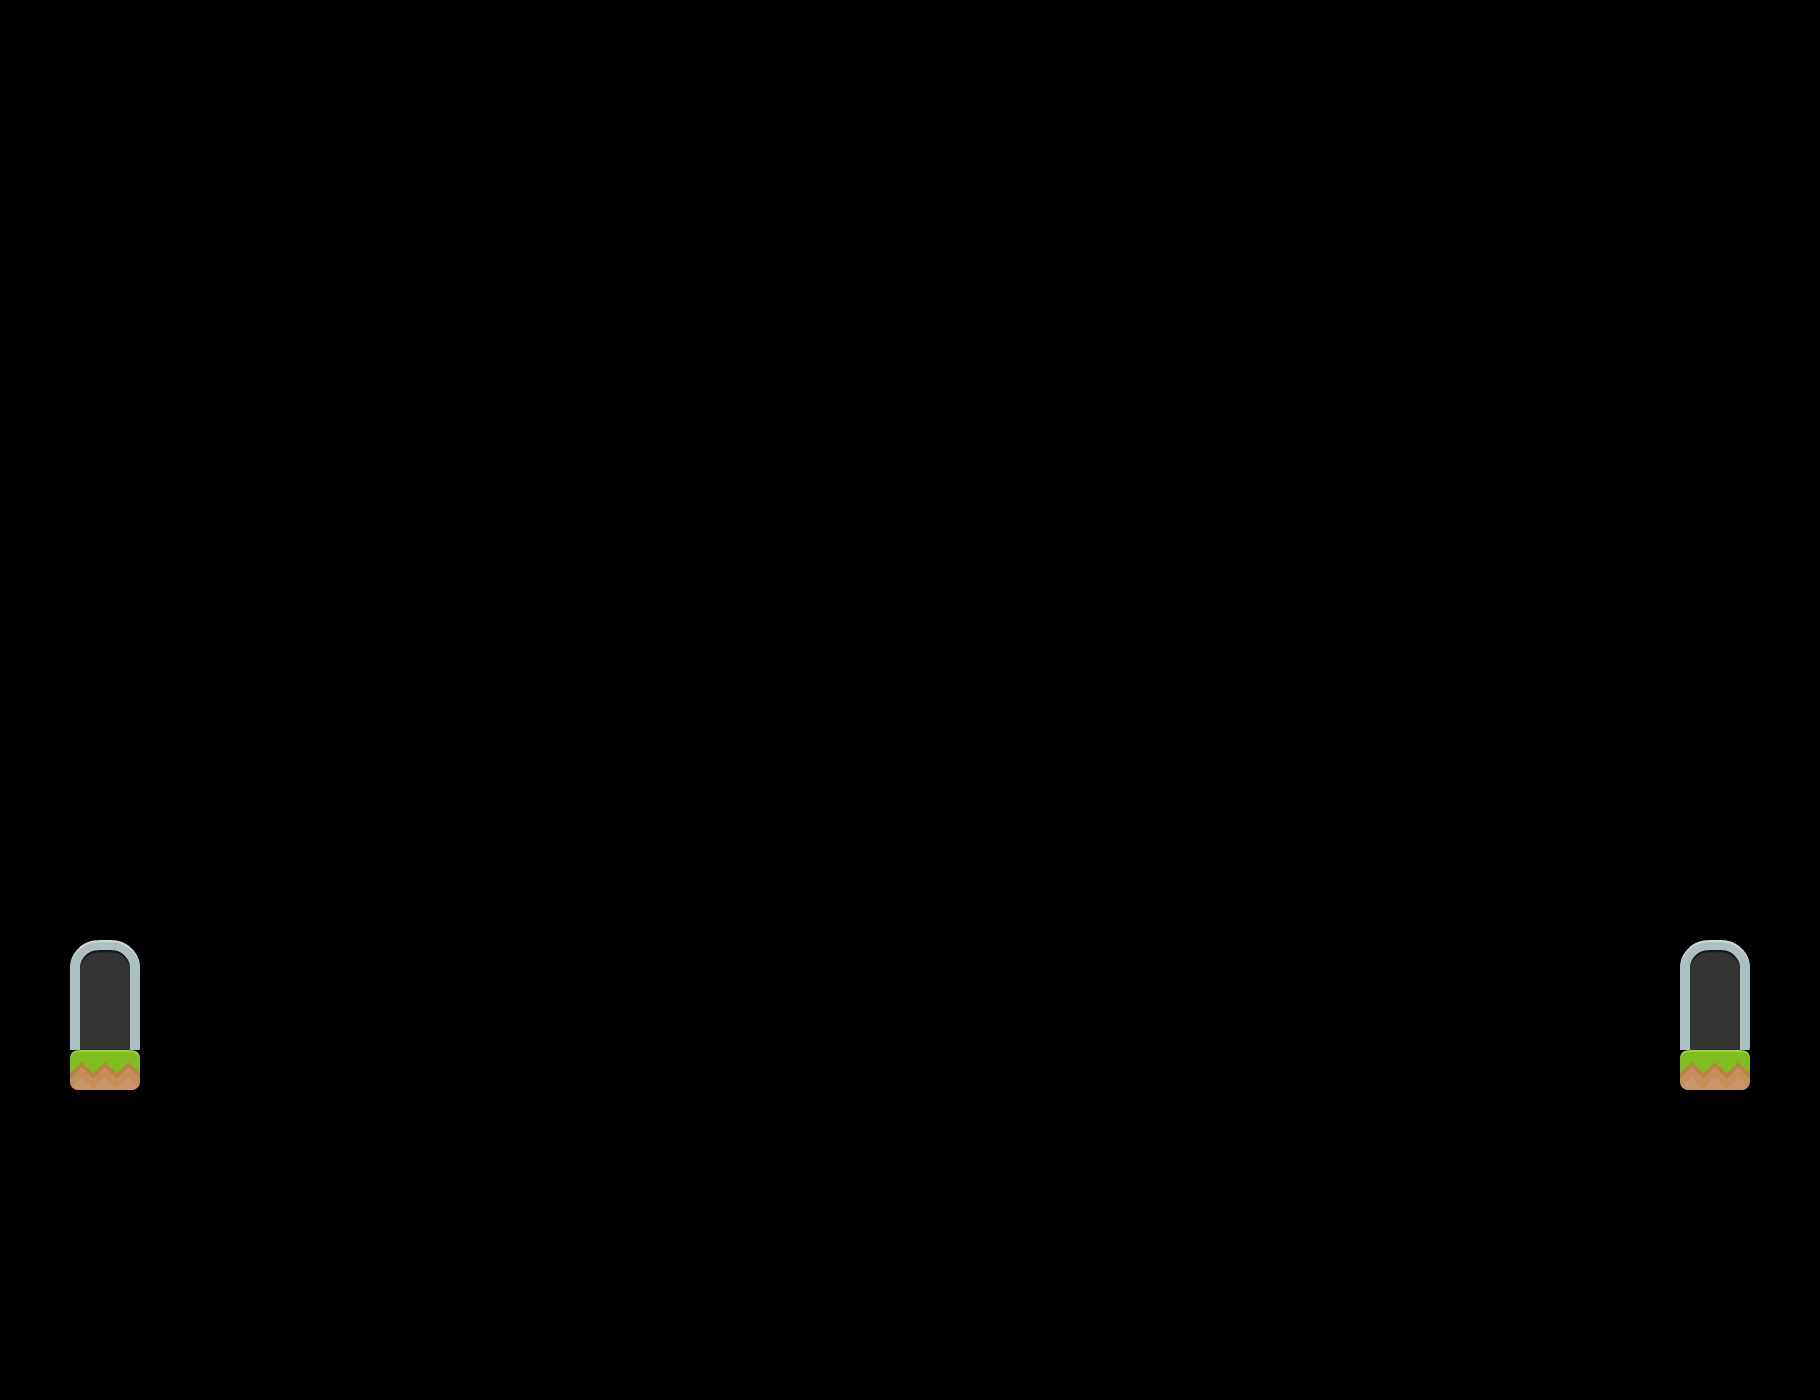

Rendered tile map (Tiled .tmx) drawn with the repository's tilesets; below, a short description and the full map source, tile grids included:
An orthogonal 26x20 tile map with 70x70 px tiles, 4 tile layers (Colliders, Start, Exit, Decorations) and 16 objects.

<map version="1.5" tiledversion="1.6.0" orientation="orthogonal" renderorder="right-down" width="26" height="20" tilewidth="70" tileheight="70" infinite="0" nextlayerid="8" nextobjectid="8">
 <editorsettings>
  <export target="level4.json" format="json" />
 </editorsettings>
 <tileset firstgid="1" name="tiles" tilewidth="70" tileheight="70" spacing="4" margin="1" tilecount="156" columns="12">
  <image source="../../images/spritesheets/tiles.png" trans="ff00ff" width="886" height="960" />
  <tile id="2">
   <objectgroup draworder="index" id="2">
    <object id="1" x="0" y="0" width="70" height="40" />
   </objectgroup>
  </tile>
  <tile id="14">
   <objectgroup draworder="index" id="2">
    <object id="1" x="0" y="0" width="70" height="40" />
   </objectgroup>
  </tile>
  <tile id="15">
   <objectgroup draworder="index" id="2">
    <object id="1" x="0" y="50" width="70" height="20" />
   </objectgroup>
  </tile>
  <tile id="26">
   <objectgroup draworder="index" id="2">
    <object id="1" x="0" y="0" width="70" height="40" />
   </objectgroup>
  </tile>
  <tile id="44">
   <objectgroup draworder="index" id="2">
    <object id="1" x="0" y="0" width="70" height="40" />
   </objectgroup>
  </tile>
  <tile id="45">
   <objectgroup draworder="index" id="2">
    <object id="1" x="0" y="30" width="70" height="40" />
   </objectgroup>
  </tile>
  <tile id="56">
   <objectgroup draworder="index" id="2">
    <object id="1" x="0" y="0" width="70" height="40" />
   </objectgroup>
  </tile>
  <tile id="57">
   <objectgroup draworder="index" id="2">
    <object id="1" x="0" y="0" width="70" height="70" />
   </objectgroup>
  </tile>
  <tile id="68">
   <objectgroup draworder="index" id="2">
    <object id="1" x="0" y="0" width="70" height="40" />
   </objectgroup>
  </tile>
  <tile id="71">
   <objectgroup draworder="index" id="2">
    <object id="1" x="0" y="0" width="70" height="40" />
   </objectgroup>
  </tile>
  <tile id="80">
   <objectgroup draworder="index" id="2">
    <object id="1" x="0" y="0" width="70" height="40" />
   </objectgroup>
  </tile>
  <tile id="117">
   <objectgroup draworder="index" id="2">
    <object id="1" x="0" y="0" width="70" height="40" />
   </objectgroup>
  </tile>
  <tile id="119">
   <objectgroup draworder="index" id="2">
    <object id="1" x="0" y="0" width="70" height="40" />
   </objectgroup>
  </tile>
  <tile id="124">
   <objectgroup draworder="index" id="2">
    <object id="1" x="0" y="45" width="70" height="25" />
   </objectgroup>
  </tile>
  <tile id="126">
   <objectgroup draworder="index" id="2">
    <object id="1" x="0" y="0" width="70" height="40" />
   </objectgroup>
  </tile>
  <tile id="145">
   <objectgroup draworder="index" id="2">
    <object id="1" x="0" y="0" width="70" height="40" />
   </objectgroup>
  </tile>
 </tileset>
 <layer id="1" name="Colliders" width="26" height="20">
  <data encoding="csv">
0,0,0,0,0,0,0,0,0,0,0,0,0,0,0,0,0,0,0,0,0,0,0,0,0,0,
0,0,0,0,0,0,0,0,0,0,0,0,0,0,0,0,0,0,0,0,0,0,0,0,0,0,
0,0,0,0,0,0,0,0,0,0,0,0,0,0,0,0,0,0,0,0,0,0,0,0,0,0,
0,0,0,0,0,0,0,0,0,0,0,0,0,0,0,0,0,0,0,0,0,0,0,0,0,0,
0,0,0,0,0,0,0,0,0,0,0,0,0,0,0,0,0,0,0,0,0,0,0,0,0,0,
0,0,0,0,0,0,0,0,0,0,0,0,0,0,0,0,0,0,0,0,0,0,0,0,0,0,
0,0,0,0,0,0,0,0,0,0,0,0,0,0,0,0,0,0,0,0,0,0,0,0,0,0,
0,0,0,0,0,0,0,0,0,0,0,0,0,0,0,0,0,0,0,0,0,0,0,0,0,0,
0,0,0,0,0,0,0,0,0,0,0,0,0,0,0,0,0,0,0,0,0,0,0,0,0,0,
0,0,0,0,0,0,0,0,0,0,0,0,0,0,0,0,0,0,0,0,0,0,0,0,0,0,
0,0,0,0,0,0,0,0,0,0,0,0,0,0,0,0,0,0,0,0,0,0,0,0,0,0,
0,0,0,0,0,0,0,0,0,0,0,0,0,0,0,0,0,0,0,0,0,0,0,0,0,0,
0,0,0,0,0,0,0,0,0,0,0,0,0,0,0,0,0,0,0,0,0,0,0,0,0,0,
0,0,0,0,0,0,0,0,0,0,0,0,0,0,0,0,0,0,0,0,0,0,0,0,0,0,
0,0,0,0,0,0,0,0,0,0,0,0,0,0,0,0,0,0,0,0,0,0,0,0,0,0,
0,81,0,0,0,0,0,0,0,0,0,0,0,0,0,0,0,0,0,0,0,0,0,0,81,0,
0,0,0,0,0,0,0,0,0,0,0,0,0,0,0,0,0,0,0,0,0,0,0,0,0,0,
0,0,0,0,0,0,0,0,0,0,0,0,0,0,0,0,0,0,0,0,0,0,0,0,0,0,
0,0,0,0,0,0,0,0,0,0,0,0,0,0,0,0,0,0,0,0,0,0,0,0,0,0,
0,0,0,0,0,0,0,0,0,0,0,0,0,0,0,0,0,0,0,0,0,0,0,0,0,0
</data>
 </layer>
 <group id="6" name="Doors">
  <layer id="7" name="Start" width="26" height="20">
   <data encoding="csv">
0,0,0,0,0,0,0,0,0,0,0,0,0,0,0,0,0,0,0,0,0,0,0,0,0,0,
0,0,0,0,0,0,0,0,0,0,0,0,0,0,0,0,0,0,0,0,0,0,0,0,0,0,
0,0,0,0,0,0,0,0,0,0,0,0,0,0,0,0,0,0,0,0,0,0,0,0,0,0,
0,0,0,0,0,0,0,0,0,0,0,0,0,0,0,0,0,0,0,0,0,0,0,0,0,0,
0,0,0,0,0,0,0,0,0,0,0,0,0,0,0,0,0,0,0,0,0,0,0,0,0,0,
0,0,0,0,0,0,0,0,0,0,0,0,0,0,0,0,0,0,0,0,0,0,0,0,0,0,
0,0,0,0,0,0,0,0,0,0,0,0,0,0,0,0,0,0,0,0,0,0,0,0,0,0,
0,0,0,0,0,0,0,0,0,0,0,0,0,0,0,0,0,0,0,0,0,0,0,0,0,0,
0,0,0,0,0,0,0,0,0,0,0,0,0,0,0,0,0,0,0,0,0,0,0,0,0,0,
0,0,0,0,0,0,0,0,0,0,0,0,0,0,0,0,0,0,0,0,0,0,0,0,0,0,
0,0,0,0,0,0,0,0,0,0,0,0,0,0,0,0,0,0,0,0,0,0,0,0,0,0,
0,0,0,0,0,0,0,0,0,0,0,0,0,0,0,0,0,0,0,0,0,0,0,0,0,0,
0,0,0,0,0,0,0,0,0,0,0,0,0,0,0,0,0,0,0,0,0,0,0,0,0,0,
0,46,0,0,0,0,0,0,0,0,0,0,0,0,0,0,0,0,0,0,0,0,0,0,0,0,
0,58,0,0,0,0,0,0,0,0,0,0,0,0,0,0,0,0,0,0,0,0,0,0,0,0,
0,0,0,0,0,0,0,0,0,0,0,0,0,0,0,0,0,0,0,0,0,0,0,0,0,0,
0,0,0,0,0,0,0,0,0,0,0,0,0,0,0,0,0,0,0,0,0,0,0,0,0,0,
0,0,0,0,0,0,0,0,0,0,0,0,0,0,0,0,0,0,0,0,0,0,0,0,0,0,
0,0,0,0,0,0,0,0,0,0,0,0,0,0,0,0,0,0,0,0,0,0,0,0,0,0,
0,0,0,0,0,0,0,0,0,0,0,0,0,0,0,0,0,0,0,0,0,0,0,0,0,0
</data>
  </layer>
  <layer id="5" name="Exit" width="26" height="20">
   <data encoding="csv">
0,0,0,0,0,0,0,0,0,0,0,0,0,0,0,0,0,0,0,0,0,0,0,0,0,0,
0,0,0,0,0,0,0,0,0,0,0,0,0,0,0,0,0,0,0,0,0,0,0,0,0,0,
0,0,0,0,0,0,0,0,0,0,0,0,0,0,0,0,0,0,0,0,0,0,0,0,0,0,
0,0,0,0,0,0,0,0,0,0,0,0,0,0,0,0,0,0,0,0,0,0,0,0,0,0,
0,0,0,0,0,0,0,0,0,0,0,0,0,0,0,0,0,0,0,0,0,0,0,0,0,0,
0,0,0,0,0,0,0,0,0,0,0,0,0,0,0,0,0,0,0,0,0,0,0,0,0,0,
0,0,0,0,0,0,0,0,0,0,0,0,0,0,0,0,0,0,0,0,0,0,0,0,0,0,
0,0,0,0,0,0,0,0,0,0,0,0,0,0,0,0,0,0,0,0,0,0,0,0,0,0,
0,0,0,0,0,0,0,0,0,0,0,0,0,0,0,0,0,0,0,0,0,0,0,0,0,0,
0,0,0,0,0,0,0,0,0,0,0,0,0,0,0,0,0,0,0,0,0,0,0,0,0,0,
0,0,0,0,0,0,0,0,0,0,0,0,0,0,0,0,0,0,0,0,0,0,0,0,0,0,
0,0,0,0,0,0,0,0,0,0,0,0,0,0,0,0,0,0,0,0,0,0,0,0,0,0,
0,0,0,0,0,0,0,0,0,0,0,0,0,0,0,0,0,0,0,0,0,0,0,0,0,0,
0,0,0,0,0,0,0,0,0,0,0,0,0,0,0,0,0,0,0,0,0,0,0,0,46,0,
0,0,0,0,0,0,0,0,0,0,0,0,0,0,0,0,0,0,0,0,0,0,0,0,58,0,
0,0,0,0,0,0,0,0,0,0,0,0,0,0,0,0,0,0,0,0,0,0,0,0,0,0,
0,0,0,0,0,0,0,0,0,0,0,0,0,0,0,0,0,0,0,0,0,0,0,0,0,0,
0,0,0,0,0,0,0,0,0,0,0,0,0,0,0,0,0,0,0,0,0,0,0,0,0,0,
0,0,0,0,0,0,0,0,0,0,0,0,0,0,0,0,0,0,0,0,0,0,0,0,0,0,
0,0,0,0,0,0,0,0,0,0,0,0,0,0,0,0,0,0,0,0,0,0,0,0,0,0
</data>
  </layer>
 </group>
 <layer id="2" name="Decorations" width="26" height="20">
  <data encoding="csv">
0,0,0,0,0,0,0,0,0,0,0,0,0,0,0,0,0,0,0,0,0,0,0,0,0,0,
0,0,0,0,0,0,0,0,0,0,0,0,0,0,0,0,0,0,0,0,0,0,0,0,0,0,
0,0,0,0,0,0,0,0,0,0,0,0,0,0,0,0,0,0,0,0,0,0,0,0,0,0,
0,0,0,0,0,0,0,0,0,0,0,0,0,0,0,0,0,0,0,0,0,0,0,0,0,0,
0,0,0,0,0,0,0,0,0,0,0,0,0,0,0,0,0,0,0,0,0,0,0,0,0,0,
0,0,0,0,0,0,0,0,0,0,0,0,0,0,0,0,0,0,0,0,0,0,0,0,0,0,
0,0,0,0,0,0,0,0,0,0,0,0,0,0,0,0,0,0,0,0,0,0,0,0,0,0,
0,0,0,0,0,0,0,0,0,0,0,0,0,0,0,0,0,0,0,0,0,0,0,0,0,0,
0,0,0,0,0,0,0,0,0,0,0,0,0,0,0,0,0,0,0,0,0,0,0,0,0,0,
0,0,0,0,0,0,0,0,0,0,0,0,0,0,0,0,0,0,0,0,0,0,0,0,0,0,
0,0,0,0,0,0,0,0,0,0,0,0,0,0,0,0,0,0,0,0,0,0,0,0,0,0,
0,0,0,0,0,0,0,0,0,0,0,0,0,0,0,0,0,0,0,0,0,0,0,0,0,0,
0,0,0,0,0,0,0,0,0,0,0,0,0,0,0,0,0,0,0,0,0,0,0,0,0,0,
0,0,0,0,0,0,0,0,0,0,0,0,0,0,0,0,0,0,0,0,0,0,0,0,0,0,
0,0,0,0,0,0,0,0,0,0,0,0,0,0,0,0,0,0,0,0,0,0,0,0,0,0,
0,0,0,0,0,0,0,0,0,0,0,0,0,0,0,0,0,0,0,0,0,0,0,0,0,0,
0,0,0,0,0,0,0,0,0,0,0,0,0,0,0,0,0,0,0,0,0,0,0,0,0,0,
0,0,0,0,0,0,0,0,0,0,0,0,0,0,0,0,0,0,0,0,0,0,0,0,0,0,
0,0,0,0,0,0,0,0,0,0,0,0,0,0,0,0,0,0,0,0,0,0,0,0,0,0,
0,0,0,0,0,0,0,0,0,0,0,0,0,0,0,0,0,0,0,0,0,0,0,0,0,0
</data>
 </layer>
</map>
